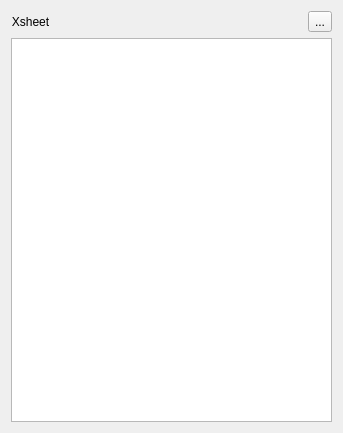
<?xml version="1.0" encoding="UTF-8"?>
<ui version="4.0">
 <class>Xsheet</class>
 <widget class="QDialog" name="Xsheet">
  <property name="geometry">
   <rect>
    <x>0</x>
    <y>0</y>
    <width>343</width>
    <height>433</height>
   </rect>
  </property>
  <property name="sizePolicy">
   <sizepolicy hsizetype="Expanding" vsizetype="Expanding">
    <horstretch>0</horstretch>
    <verstretch>0</verstretch>
   </sizepolicy>
  </property>
  <property name="minimumSize">
   <size>
    <width>130</width>
    <height>0</height>
   </size>
  </property>
  <property name="windowTitle">
   <string>Xsheet</string>
  </property>
  <layout class="QVBoxLayout" name="verticalLayout">
   <item>
    <layout class="QHBoxLayout" name="horizontalLayout">
     <item>
      <widget class="QLabel" name="labHeader">
       <property name="text">
        <string>Xsheet</string>
       </property>
       <property name="alignment">
        <set>Qt::AlignCenter</set>
       </property>
      </widget>
     </item>
     <item>
      <spacer name="horizontalSpacer">
       <property name="orientation">
        <enum>Qt::Horizontal</enum>
       </property>
       <property name="sizeHint" stdset="0">
        <size>
         <width>40</width>
         <height>20</height>
        </size>
       </property>
      </spacer>
     </item>
     <item>
      <widget class="QToolButton" name="toolButton">
       <property name="text">
        <string>...</string>
       </property>
      </widget>
     </item>
    </layout>
   </item>
   <item>
    <widget class="QTableWidget" name="tableXsheet">
     <property name="enabled">
      <bool>true</bool>
     </property>
     <property name="font">
      <font>
       <pointsize>10</pointsize>
      </font>
     </property>
     <property name="editTriggers">
      <set>QAbstractItemView::NoEditTriggers</set>
     </property>
     <property name="alternatingRowColors">
      <bool>false</bool>
     </property>
     <property name="selectionMode">
      <enum>QAbstractItemView::SingleSelection</enum>
     </property>
     <property name="wordWrap">
      <bool>false</bool>
     </property>
     <attribute name="horizontalHeaderVisible">
      <bool>false</bool>
     </attribute>
     <attribute name="horizontalHeaderDefaultSectionSize">
      <number>200</number>
     </attribute>
     <attribute name="verticalHeaderVisible">
      <bool>false</bool>
     </attribute>
    </widget>
   </item>
  </layout>
 </widget>
 <resources/>
 <connections/>
</ui>
